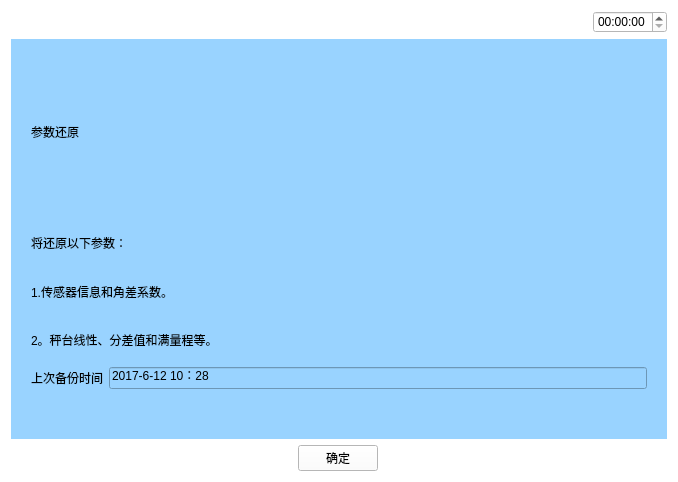
<?xml version="1.0" encoding="UTF-8"?>
<ui version="4.0">
 <class>Canshuhuanyuan</class>
 <widget class="QWidget" name="Canshuhuanyuan">
  <property name="geometry">
   <rect>
    <x>0</x>
    <y>0</y>
    <width>678</width>
    <height>482</height>
   </rect>
  </property>
  <property name="windowTitle">
   <string>Form</string>
  </property>
  <property name="styleSheet">
   <string notr="true">background-color: rgb(255, 255, 255);</string>
  </property>
  <layout class="QVBoxLayout" name="verticalLayout_3" stretch="1,5,1">
   <item>
    <layout class="QHBoxLayout" name="horizontalLayout_5">
     <item>
      <widget class="QPushButton" name="pushButton">
       <property name="text">
        <string/>
       </property>
       <property name="icon">
        <iconset resource="myimages.qrc">
         <normaloff>:/image/images/4g.png</normaloff>:/image/images/4g.png</iconset>
       </property>
       <property name="flat">
        <bool>true</bool>
       </property>
      </widget>
     </item>
     <item>
      <widget class="QPushButton" name="pushButton_2">
       <property name="text">
        <string/>
       </property>
       <property name="icon">
        <iconset resource="myimages.qrc">
         <normaloff>:/image/images/wireless.svg</normaloff>:/image/images/wireless.svg</iconset>
       </property>
       <property name="flat">
        <bool>true</bool>
       </property>
      </widget>
     </item>
     <item>
      <widget class="QPushButton" name="pushButton_3">
       <property name="text">
        <string/>
       </property>
       <property name="icon">
        <iconset resource="myimages.qrc">
         <normaloff>:/image/images/bl.svg</normaloff>:/image/images/bl.svg</iconset>
       </property>
       <property name="flat">
        <bool>true</bool>
       </property>
      </widget>
     </item>
     <item>
      <widget class="QPushButton" name="pushButton_4">
       <property name="text">
        <string/>
       </property>
       <property name="icon">
        <iconset resource="myimages.qrc">
         <normaloff>:/image/images/locate.svg</normaloff>:/image/images/locate.svg</iconset>
       </property>
       <property name="flat">
        <bool>true</bool>
       </property>
      </widget>
     </item>
     <item>
      <spacer name="horizontalSpacer_4">
       <property name="orientation">
        <enum>Qt::Horizontal</enum>
       </property>
       <property name="sizeHint" stdset="0">
        <size>
         <width>40</width>
         <height>20</height>
        </size>
       </property>
      </spacer>
     </item>
     <item>
      <widget class="QTimeEdit" name="timeEdit_2"/>
     </item>
    </layout>
   </item>
   <item>
    <widget class="QWidget" name="widget" native="true">
     <property name="sizePolicy">
      <sizepolicy hsizetype="Preferred" vsizetype="Preferred">
       <horstretch>0</horstretch>
       <verstretch>0</verstretch>
      </sizepolicy>
     </property>
     <property name="contextMenuPolicy">
      <enum>Qt::DefaultContextMenu</enum>
     </property>
     <property name="styleSheet">
      <string notr="true">background-color: rgb(153, 211, 255);</string>
     </property>
     <layout class="QGridLayout" name="gridLayout">
      <property name="leftMargin">
       <number>20</number>
      </property>
      <property name="rightMargin">
       <number>20</number>
      </property>
      <property name="bottomMargin">
       <number>50</number>
      </property>
      <item row="0" column="0">
       <layout class="QVBoxLayout" name="verticalLayout_2">
        <item>
         <widget class="QLabel" name="label">
          <property name="text">
           <string>参数还原</string>
          </property>
         </widget>
        </item>
        <item>
         <layout class="QVBoxLayout" name="verticalLayout">
          <item>
           <widget class="QLabel" name="label_2">
            <property name="text">
             <string>将还原以下参数：</string>
            </property>
           </widget>
          </item>
          <item>
           <widget class="QLabel" name="label_3">
            <property name="text">
             <string>1.传感器信息和角差系数。</string>
            </property>
           </widget>
          </item>
          <item>
           <widget class="QLabel" name="label_4">
            <property name="text">
             <string>2。秤台线性、分差值和满量程等。</string>
            </property>
           </widget>
          </item>
          <item>
           <layout class="QHBoxLayout" name="horizontalLayout">
            <item>
             <widget class="QLabel" name="label_5">
              <property name="text">
               <string>上次备份时间</string>
              </property>
             </widget>
            </item>
            <item>
             <widget class="QLineEdit" name="lineEdit">
              <property name="text">
               <string>2017-6-12 10：28</string>
              </property>
             </widget>
            </item>
           </layout>
          </item>
         </layout>
        </item>
       </layout>
      </item>
     </layout>
    </widget>
   </item>
   <item>
    <layout class="QHBoxLayout" name="horizontalLayout_2">
     <item>
      <widget class="QPushButton" name="returnIndex">
       <property name="font">
        <font>
         <family>AR PL UMing TW MBE</family>
        </font>
       </property>
       <property name="styleSheet">
        <string notr="true">border-image: url(:/image/images/index.svg);</string>
       </property>
       <property name="text">
        <string/>
       </property>
       <property name="icon">
        <iconset resource="myimages.qrc">
         <normaloff>:/image/images/index.svg</normaloff>:/image/images/index.svg</iconset>
       </property>
       <property name="iconSize">
        <size>
         <width>40</width>
         <height>40</height>
        </size>
       </property>
       <property name="flat">
        <bool>true</bool>
       </property>
      </widget>
     </item>
     <item>
      <spacer name="horizontalSpacer">
       <property name="orientation">
        <enum>Qt::Horizontal</enum>
       </property>
       <property name="sizeHint" stdset="0">
        <size>
         <width>40</width>
         <height>20</height>
        </size>
       </property>
      </spacer>
     </item>
     <item>
      <widget class="QPushButton" name="information">
       <property name="text">
        <string>确定</string>
       </property>
      </widget>
     </item>
     <item>
      <spacer name="horizontalSpacer_3">
       <property name="orientation">
        <enum>Qt::Horizontal</enum>
       </property>
       <property name="sizeHint" stdset="0">
        <size>
         <width>40</width>
         <height>20</height>
        </size>
       </property>
      </spacer>
     </item>
     <item>
      <widget class="QPushButton" name="returnPage">
       <property name="text">
        <string/>
       </property>
       <property name="icon">
        <iconset resource="myimages.qrc">
         <normaloff>:/image/images/shangyiye.svg</normaloff>:/image/images/shangyiye.svg</iconset>
       </property>
       <property name="iconSize">
        <size>
         <width>40</width>
         <height>40</height>
        </size>
       </property>
       <property name="flat">
        <bool>true</bool>
       </property>
      </widget>
     </item>
    </layout>
   </item>
  </layout>
 </widget>
 <resources>
  <include location="myimages.qrc"/>
 </resources>
 <connections/>
</ui>
